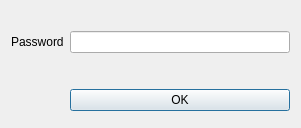
<?xml version="1.0" encoding="UTF-8"?>
<ui version="4.0">
 <class>MasterPasswordDialog</class>
 <widget class="QDialog" name="MasterPasswordDialog">
  <property name="geometry">
   <rect>
    <x>0</x>
    <y>0</y>
    <width>301</width>
    <height>119</height>
   </rect>
  </property>
  <property name="focusPolicy">
   <enum>Qt::StrongFocus</enum>
  </property>
  <property name="windowTitle">
   <string>Enter master password</string>
  </property>
  <property name="modal">
   <bool>true</bool>
  </property>
  <layout class="QGridLayout" name="gridLayout">
   <item row="1" column="0">
    <layout class="QFormLayout" name="formLayout">
     <property name="fieldGrowthPolicy">
      <enum>QFormLayout::AllNonFixedFieldsGrow</enum>
     </property>
     <item row="0" column="0">
      <widget class="QLabel" name="passwordLabel">
       <property name="text">
        <string>Password</string>
       </property>
      </widget>
     </item>
     <item row="0" column="1">
      <widget class="QLineEdit" name="passwordLineEdit">
       <property name="echoMode">
        <enum>QLineEdit::Password</enum>
       </property>
      </widget>
     </item>
     <item row="2" column="1">
      <widget class="QPushButton" name="okPushButton">
       <property name="text">
        <string>OK</string>
       </property>
      </widget>
     </item>
     <item row="3" column="1">
      <spacer name="verticalSpacer">
       <property name="orientation">
        <enum>Qt::Vertical</enum>
       </property>
       <property name="sizeHint" stdset="0">
        <size>
         <width>20</width>
         <height>40</height>
        </size>
       </property>
      </spacer>
     </item>
     <item row="1" column="1">
      <widget class="QLabel" name="strengthLabel">
       <property name="minimumSize">
        <size>
         <width>0</width>
         <height>24</height>
        </size>
       </property>
       <property name="text">
        <string/>
       </property>
       <property name="alignment">
        <set>Qt::AlignCenter</set>
       </property>
       <property name="margin">
        <number>5</number>
       </property>
      </widget>
     </item>
    </layout>
   </item>
   <item row="0" column="0">
    <widget class="QLabel" name="infoLabel">
     <property name="text">
      <string/>
     </property>
    </widget>
   </item>
  </layout>
 </widget>
 <tabstops>
  <tabstop>passwordLineEdit</tabstop>
  <tabstop>okPushButton</tabstop>
 </tabstops>
 <resources/>
 <connections/>
</ui>
